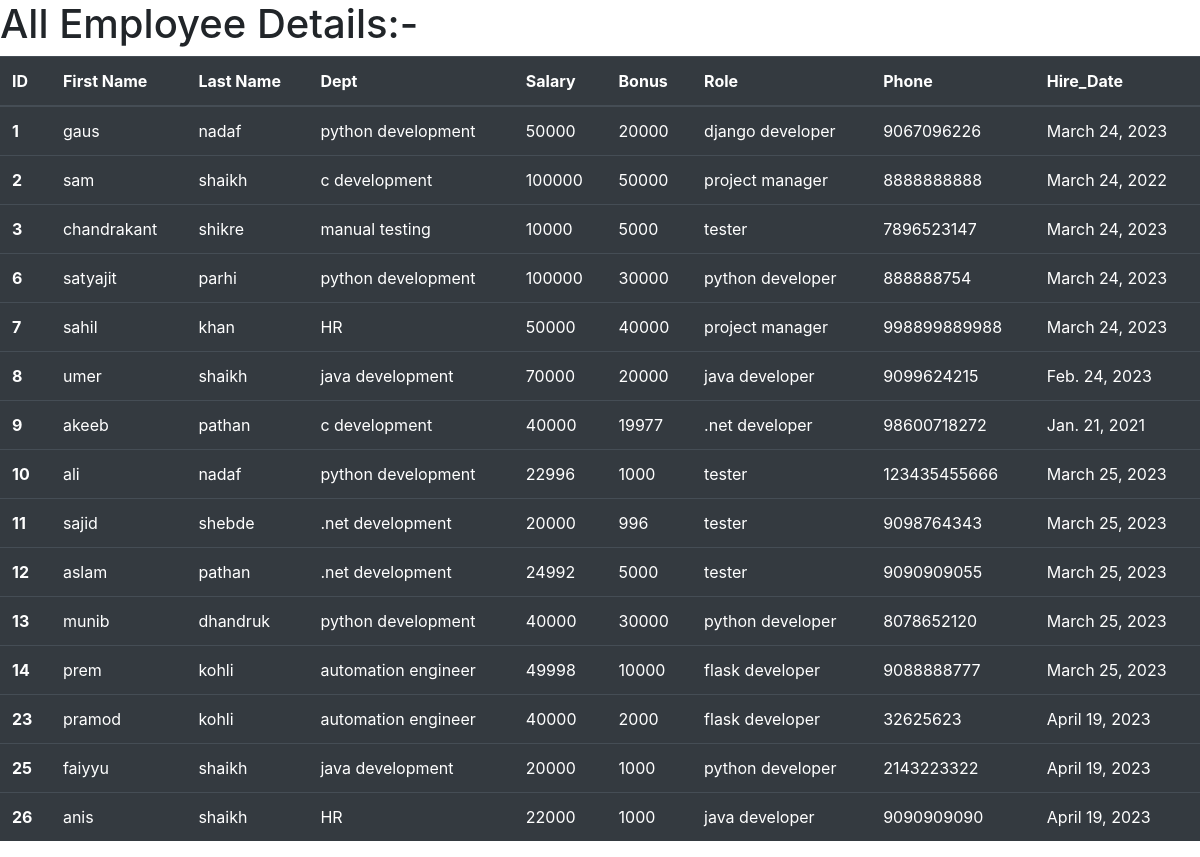
The app's page /all_emp with its own data.
### emp_app/models.py (models this page shows, shortened)
class Employee(models.Model):
    first_name=models.CharField(max_length=100,null=False)
    last_name=models.CharField(max_length=100)
    dept=models.ForeignKey(Department,on_delete=models.CASCADE)
    salary=models.IntegerField(default=0)
    bonus=models.IntegerField(default=0)
    role=models.ForeignKey(Role,on_delete=models.CASCADE)
    phone=models.IntegerField(default=0)
    hire_date=models.DateField()

class Department(models.Model):
    name=models.CharField(max_length=100,null=False)
    location=models.CharField(max_length=100)
    def __str__(self):
        return self.name

class Role(models.Model):
    name=models.CharField(max_length=100,null=False)
    def __str__(self):
        return self.name

### emp_app/views.py (the view)
# urls.py: path('all_emp',views.all_emp,name='all_emp'),
def all_emp(request):
    emps=Employee.objects.all()
    context={
        'emps':emps
    }
    return render(request,'emp/all_emp.html',context)

### emp_app/templates/emp/all_emp.html (shortened to what this page needs)
{% extends 'emp/base.html' %}
{% block body %}
<h1>All Employee Details:-</h1>
<table class="table table-dark">
    <thead class="table-dark">
      <tr>
        <th scope="col">ID</th>
        <th scope="col">First Name</th>
        <th scope="col">Last Name</th>
        <th scope="col">Dept</th>
        <th scope="col">Salary</th>
        <th scope="col">Bonus</th>
        <th scope="col">Role</th>
        <th scope="col">Phone</th>
        <th scope="col">Hire_Date</th>
      </tr>
    </thead>
    <tbody>
        {% for emp in emps %}
      <tr>
        <th scope="row">{{emp.id}}</th>
        <td>{{emp.first_name}}</td>
        <td>{{emp.last_name}}</td>
        <td>{{emp.dept}}</td>
        <td>{{emp.salary}}</td>
        <td>{{emp.bonus}}</td>
        <td>{{emp.role}}</td>
        <td>{{emp.phone}}</td>
        <td>{{emp.hire_date}}</td>
      </tr>
      {% endfor %}
    </tbody>
  </table>
{% endblock body %}

### emp_app/templates/emp/base.html (shortened to what this page needs)
<!doctype html>
<html lang="en">
  <head>
    <link rel="stylesheet" href="https://cdn.jsdelivr.net/npm/bootstrap@4.6.2/dist/css/bootstrap.min.css">
  </head>
  <body>
  </body>
  {% block body %}{% endblock body %}
</html>

### records on screen
Employee: id "1", first_name "gaus", last_name "nadaf", dept "python development", salary "50000", bonus "20000", role "django developer", phone "9067096226", hire_date "March 24, 2023"
Employee: id "2", first_name "sam", last_name "shaikh", dept "c development", salary "100000", bonus "50000", role "project manager", phone "8888888888", hire_date "March 24, 2022"
Employee: id "3", first_name "chandrakant", last_name "shikre", dept "manual testing", salary "10000", bonus "5000", role "tester", phone "7896523147", hire_date "March 24, 2023"
Employee: id "6", first_name "satyajit", last_name "parhi", dept "python development", salary "100000", bonus "30000", role "python developer", phone "888888754", hire_date "March 24, 2023"
Employee: id "7", first_name "sahil", last_name "khan", dept "HR", salary "50000", bonus "40000", role "project manager", phone "998899889988", hire_date "March 24, 2023"
Employee: id "8", first_name "umer", last_name "shaikh", dept "java development", salary "70000", bonus "20000", role "java developer", phone "9099624215", hire_date "Feb. 24, 2023"
Employee: id "9", first_name "akeeb", last_name "pathan", dept "c development", salary "40000", bonus "19977", role ".net developer", phone "98600718272", hire_date "Jan. 21, 2021"
Employee: id "10", first_name "ali", last_name "nadaf", dept "python development", salary "22996", bonus "1000", role "tester", phone "123435455666", hire_date "March 25, 2023"
Employee: id "11", first_name "sajid", last_name "shebde", dept ".net development", salary "20000", bonus "996", role "tester", phone "9098764343", hire_date "March 25, 2023"
Employee: id "12", first_name "aslam", last_name "pathan", dept ".net development", salary "24992", bonus "5000", role "tester", phone "9090909055", hire_date "March 25, 2023"
Employee: id "13", first_name "munib", last_name "dhandruk", dept "python development", salary "40000", bonus "30000", role "python developer", phone "8078652120", hire_date "March 25, 2023"
Employee: id "14", first_name "prem", last_name "kohli", dept "automation engineer", salary "49998", bonus "10000", role "flask developer", phone "9088888777", hire_date "March 25, 2023"
Employee: id "23", first_name "pramod", last_name "kohli", dept "automation engineer", salary "40000", bonus "2000", role "flask developer", phone "32625623", hire_date "April 19, 2023"
Employee: id "25", first_name "faiyyu", last_name "shaikh", dept "java development", salary "20000", bonus "1000", role "python developer", phone "2143223322", hire_date "April 19, 2023"
Employee: id "26", first_name "anis", last_name "shaikh", dept "HR", salary "22000", bonus "1000", role "java developer", phone "9090909090", hire_date "April 19, 2023"
